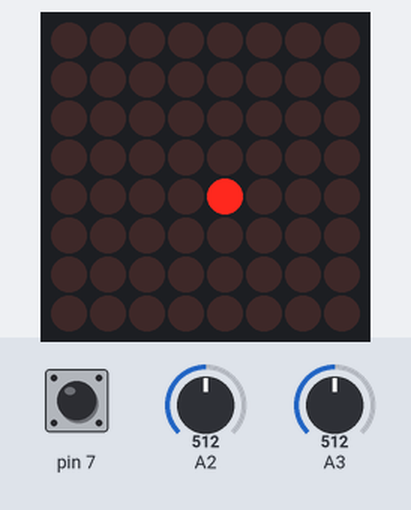
A sketch run on a simulated Arduino Uno, built with avr-gcc and run on an emulated ATmega328P. Parts: 8×8 LED matrix. The inputs (shaded band) are chosen by the test bench; at power-on: A2 = 512, A3 = 512, pin 7 HIGH.

Above: at 1.2 s.
1.3 s: A2 set to 716
At 1.9 s:
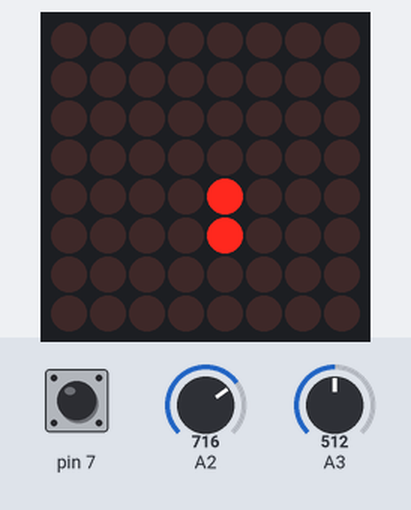
2.8 s: A3 set to 716
At 3.1 s:
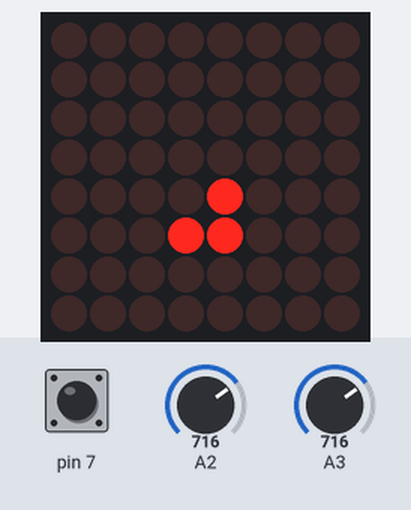
4.3 s: pin 7 pulled LOW for 0.15 s
At 5.4 s:
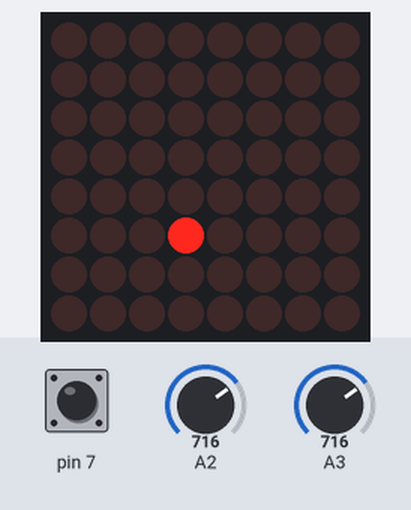
5.9 s: A2 set to 900
At 7.1 s:
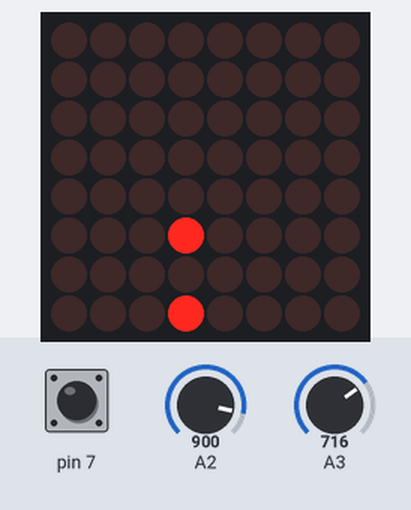
7.4 s: A3 set to 900
At 8.3 s:
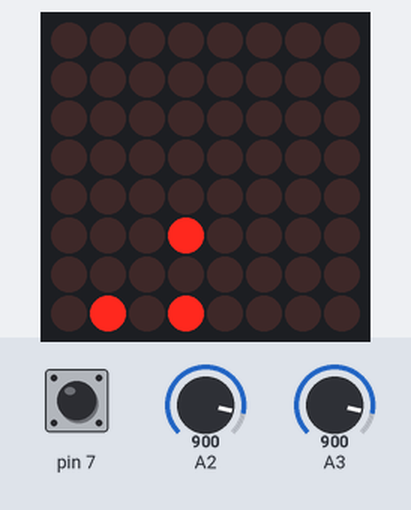
8.9 s: pin 7 pulled LOW for 1 s
At 11.0 s:
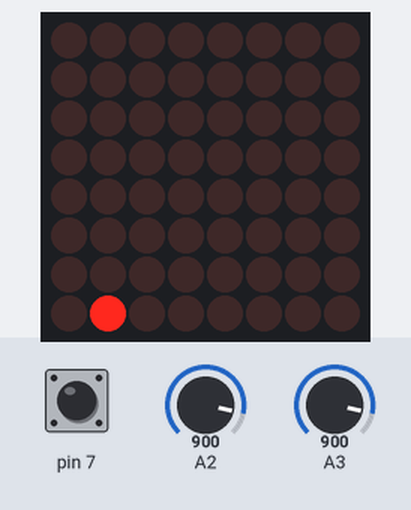
Timing chart, 0 to 12.4 s (numbered marks = the images above; inputs shaded):
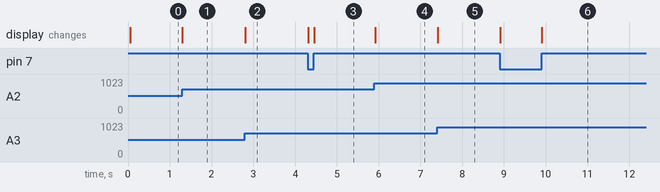

Measured:
- after the input at 1.3 s, the display: changes at once (image 1)
- after the input at 2.8 s, the display: changes at once (image 2)
- after the input at 4.3 s, the display: first changes at once (image 3 shows a later state)
- after the input at 5.9 s, the display: changes at once (image 4)
- after the input at 7.4 s, the display: changes at once (image 5)
- after the input at 8.9 s, the display: first changes at once (image 6 shows a later state)

The sketch:

MatrixDemo_pennies.ino
```cpp
//We always have to include the library
#include "LedControl.h"

/*
  Now we need a LedControl to work with.
 ***** These pin numbers will probably not work with your hardware *****
  pin 2 (12) is connected to the DataIn
  pin 3 (11) is connected to the CLK
  pin 4 (10) is connected to LOAD
  We have only a single MAX72XX.
*/
LedControl lc = LedControl(2, 3, 4, 1);

/* we always wait a bit between updates of the display */
unsigned long delaytime = 100;
unsigned long pM_0 = 0;
unsigned long pM_1 = 0;

void setup()
{
  pinMode(7, INPUT_PULLUP);
  // The MAX72XX is in power-saving mode on startup, we have to do a wakeup call
  lc.shutdown(0, false);
  // Set the brightness to a medium values
  lc.setIntensity(0, 8);
  // and clear the display
  lc.clearDisplay(0);
}

void loop()
{
  unsigned long cM = millis();
  // x and y have to be in the range of 0 - 7
  int x, y;

  //  writeArduinoOnMatrix();
  //  rows();
  //  columns();
  //  single();
  y = map(analogRead(A2), 1023, 0, 7, 0);
  x = map(analogRead(A3), 0, 1023, 7, 0);
  if (cM - pM_1 >= 50)
  {
    pM_1 = cM;
    GridMark(x, y);
  }
  if (digitalRead(7) == LOW)
    GridClear(8, 8);
  /*
  if (cM - pM_0 >= 50)
  {
    pM_0 = cM;
    GridClear(x, y);
  }*/
}

/*
  This function lights up a some Leds in a row.
  The pattern will be repeated on every row.
  The pattern will blink along with the row-number.
  row number 4 (index==3) will blink 4 times etc.
*/
void rows()
{
  for (int row = 0; row < 8; row++)
  {
    delay(delaytime);
    lc.setRow(0, row, B10100000);
    delay(delaytime);
    lc.setRow(0, row, (byte)0);
    for (int i = 0; i < row; i++)
    {
      delay(delaytime);
      lc.setRow(0, row, B10100000);
      delay(delaytime);
      lc.setRow(0, row, (byte)0);
    }
  }
}

/*
  This function lights up a some Leds in a column.
  The pattern will be repeated on every column.
  The pattern will blink along with the column-number.
  column number 4 (index==3) will blink 4 times etc.
*/
void columns()
{
  for (int col = 0; col < 8; col++)
  {
    delay(delaytime);
    lc.setColumn(0, col, B10100000);
    delay(delaytime);
    lc.setColumn(0, col, (byte)0);
    for (int i = 0; i < col; i++)
    {
      delay(delaytime);
      lc.setColumn(0, col, B10100000);
      delay(delaytime);
      lc.setColumn(0, col, (byte)0);
    }
  }
}

/*
  This function will light up every Led on the matrix.
  The led will blink along with the row-number.
  row number 4 (index==3) will blink 4 times etc.
*/
void single()
{
  for (int row = 0; row < 8; row++)
  {
    for (int col = 0; col < 8; col++)
    {
      delay(delaytime);
      lc.setLed(0, row, col, true);
      delay(delaytime);
      for (int i = 0; i < col; i++)
      {
        lc.setLed(0, row, col, false);
        delay(delaytime);
        lc.setLed(0, row, col, true);
        delay(delaytime);
      }
    }
  }
}


void GridMark(int x, int y)
{
  lc.setLed(0, y, x, true);
}

void GridClear(int x, int y)
{
  if (x == 8 || y == 8)
  {
    for (int i = 0; i < 8; i++)
    {
      for (int j = 0; j < 8; j++)
      {
        lc.setLed(0, i, j, false);
      }
    }
  }
  else
    lc.setLed(0, y, x, false);
}
```
